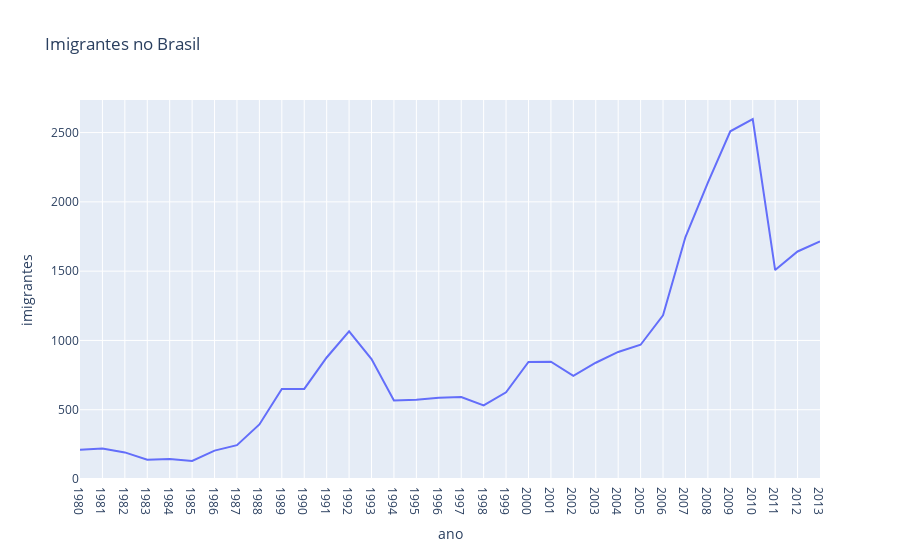

Write notebook code for a chart like this one.
### Code cell
# Gere um gráfico com linhas interativas usando a biblioteca Plotly Express.

fig = px.line(dados_brasil,x='ano',y='imigrantes',title='Imigrantes no Brasil')
fig.show()

### Figure 1 — Plotly figure (JSON) as saved in the notebook; plotly's stock layout.template omitted (floating-point values rounded to 4 significant figures)
{"data": [{"hovertemplate": "ano=%{x}<br>imigrantes=%{y}<extra></extra>", "legendgroup": "", "line": {"color": "#636efa", "dash": "solid"}, "marker": {"symbol": "circle"}, "mode": "lines", "name": "", "orientation": "v", "showlegend": false, "type": "scatter", "x": ["1980", "1981", "1982", "1983", "1984", "1985", "1986", "1987", "1988", "1989", "1990", "1991", "1992", "1993", "1994", "1995", "1996", "1997", "1998", "1999", "2000", "2001", "2002", "2003", "2004", "2005", "2006", "2007", "2008", "2009", "2010", "2011", "2012", "2013"], "xaxis": "x", "y": [211, 220, 192, 139, 145, 130, 205, 244, 394, 650, 650, 877, 1066, 866, 566, 572, 586, 591, 531, 626, 845, 847, 745, 839, 917, 969, 1181, 1746, 2138, 2509, 2598, 1508, 1642, 1714], "yaxis": "y"}], "layout": {"legend": {"tracegroupgap": 0}, "title": {"text": "Imigrantes no Brasil"}, "xaxis": {"anchor": "y", "domain": [0, 1], "title": {"text": "ano"}}, "yaxis": {"anchor": "x", "domain": [0, 1], "title": {"text": "imigrantes"}}}}
